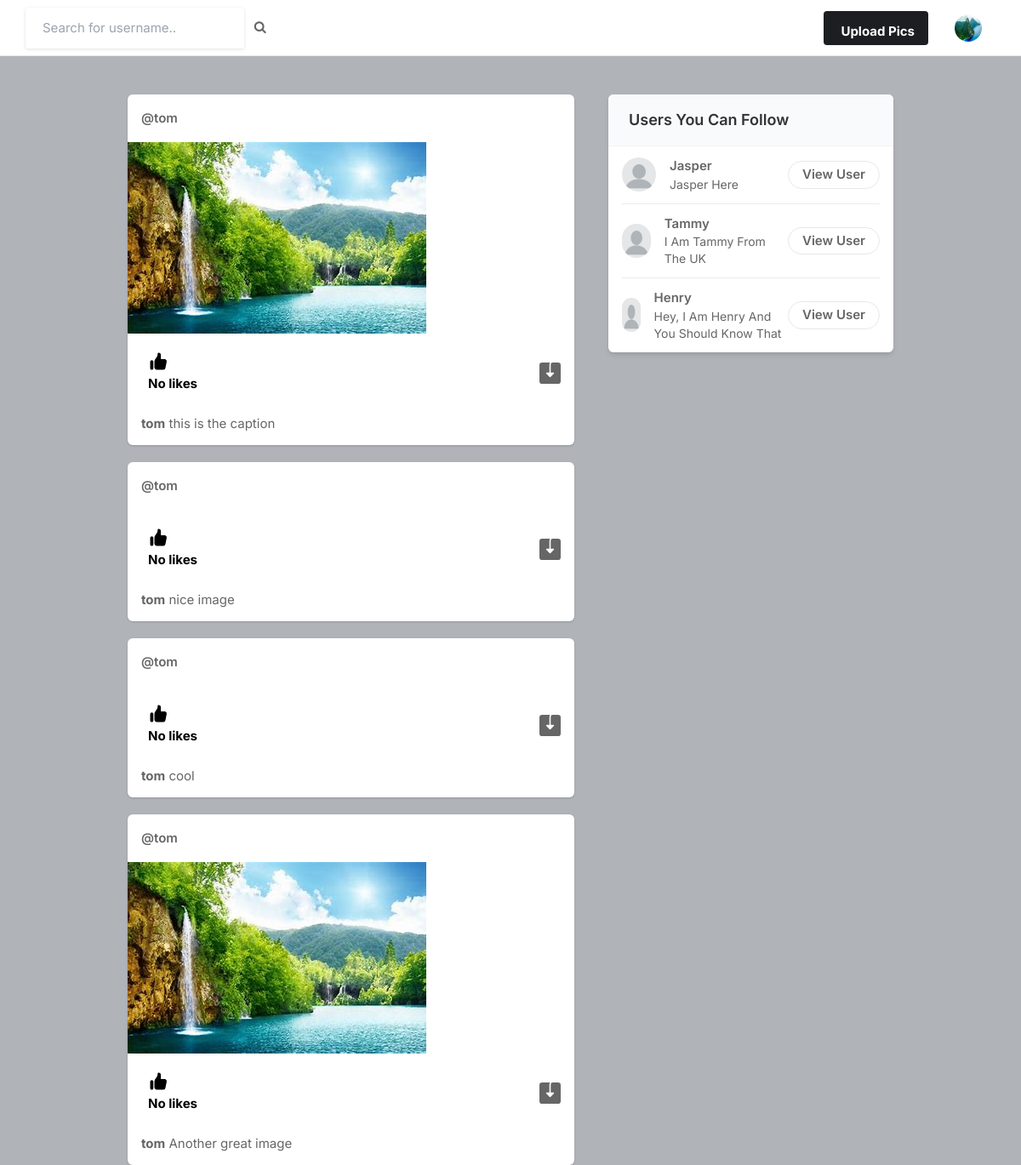
The page / (signed in) on the database its author committed.
### core/models.py (models this page shows, shortened)
class Profile(models.Model):
    user = models.ForeignKey(User, on_delete=models.CASCADE)
    id_user = models.IntegerField()
    bio = models.TextField(blank=True)
    profileimg = models.ImageField(upload_to='profile_images', default='blank-profile-picture.png')
    location = models.CharField(max_length=100, blank=True)

class Post(models.Model):
    id = models.UUIDField(primary_key=True, default=uuid.uuid4)
    user = models.CharField(max_length=100)
    image = models.ImageField(upload_to='post_images')
    caption = models.TextField()
    created_at = models.DateTimeField(default=datetime.now)
    no_of_likes = models.IntegerField(default=0)

### core/views.py (the view)
# urls.py: path('', views.index, name='index'),
@login_required(login_url='signin')
def index(request):
    user_object = User.objects.get(username=request.user.username)
    user_profile = Profile.objects.get(user=user_object)
    user_following_list = []
    feed = []
    user_following = FollowersCount.objects.filter(follower=request.user.username)
    for users in user_following:
        user_following_list.append(users.user)
    for usernames in user_following_list:
        feed_lists = Post.objects.filter(user=usernames)
        feed.append(feed_lists)
    feed_list = list(chain(*feed))
    all_users = User.objects.all()
    user_following_all = []
    for user in user_following:
        user_list = User.objects.get(username=user.user)
        user_following_all.append(user_list)
    new_suggestions_list = [x for x in list(all_users) if (x not in list(user_following_all))]
    current_user = User.objects.filter(username=request.user.username)
    final_suggestions_list = [x for x in list(new_suggestions_list) if ( x not in list(current_user))]
    random.shuffle(final_suggestions_list)
    username_profile = []
    username_profile_list = []
    for users in final_suggestions_list:
        username_profile.append(users.id)
    for ids in username_profile:
        profile_lists = Profile.objects.filter(id_user=ids)
        username_profile_list.append(profile_lists)
    suggestions_username_profile_list = list(chain(*username_profile_list))
    return render(request, 'index.html', {'user_profile': user_profile, 'posts':feed_list, 'suggestions_username_profile_list': suggestions_username_profile_list[:4]})

### templates/index.html (shortened to what this page needs)
{% load static %}
<!DOCTYPE html>
<html lang="en">
<head>
    <link rel="stylesheet" href="{% static 'assets/css/icons.css' %}">
    <link rel="stylesheet" href="{% static 'assets/css/uikit.css' %}">
    <link rel="stylesheet" href="{% static 'assets/css/style.css' %}">
    <link rel="stylesheet" href="{% static 'assets/css/tailwind.css' %}">
    <link rel="stylesheet" href="https://cdnjs.cloudflare.com/ajax/libs/font-awesome/4.7.0/css/font-awesome.min.css">
</head>
<body>
            <header>
                <div class="header_inner">
                    <form action="/search" method="POST">
                    <div class="left-side">
                            <input type="text" name="username" placeholder="Search for username..">&nbsp; &nbsp;
                            <button type="submit"><i class="fa fa-search fa-1x"></i></button>
                    </div>
                    </form>
                    <div class="right-side lg:pr-4">
                        <a href="#"
                            class="bg-pink-500 flex font-bold hidden hover:bg-pink-600 hover:text-white inline-block items-center lg:block max-h-10 mr-4 px-4 py-2 rounded shado text-white">
                              Upload Pics
                        </a>
                        <a href="#">
                            <img src="{{user_profile.profileimg.url}}" class="header-avatar" alt="">
                        </a>
                    </div>
                </div>
            </header>
            <div class="container m-auto">
                <div class="lg:flex justify-center lg:space-x-10 lg:space-y-0 space-y-5">
                    <div class="space-y-5 flex-shrink-0 lg:w-7/12">
                        {% for post in posts reversed %}
                        <div class="bg-white shadow rounded-md  -mx-2 lg:mx-0">
                            <div class="flex justify-between items-center px-4 py-3">
                                <div class="flex flex-1 items-center space-x-4">
                                    <span class="block font-semibold "><a href="/profile/{{post.user}}">@{{post.user}}</a></span>
                                </div>
                              <div>
                                <a href="#"> <i class="icon-feather-more-horizontal text-2xl hover:bg-gray-200 rounded-full p-2 transition -mr-1 "></i> </a>
                              </div>
                            </div>
                            <div uk-lightbox>
                                <a href="{{post.image.url}}">
                                    <img src="{{post.image.url}}" alt="">
                                </a>
                            </div>
                            <div class="py-3 px-4 space-y-3">
                                <div class="flex space-x-4 lg:font-bold">
                                    <a href="/like-post?post_id={{post.id}}" class="flex items-center space-x-2">
                                        <div class="p-2 rounded-full text-black">
                                            {% if post.no_of_likes == 0 %}
                                            <p>No likes</p>
                                            {% elif post.no_of_likes == 1 %}
                                            <p>Liked by {{post.no_of_likes}} person</p>
                                            {% else %}
                                            <p>Liked by {{post.no_of_likes}} people</p>
                                            {% endif %}
                                        </div>
                                    </a>
                                    <a href="{{post.image.url}}" class="flex items-center space-x-2 flex-1 justify-end" download>
                                    </a>
                                </div>
                                <p>
                                    <a href="/profile/{{post.user}}"><strong>{{post.user}}</strong></a> {{post.caption}}
                                </p>
                            </div>
                        </div>
                        {% endfor %}
                    </div>
                    <div class="lg:w-5/12">
                        <div class="bg-white  shadow-md rounded-md overflow-hidden">
                            <div class="bg-gray-50  border-b border-gray-100 flex items-baseline justify-between py-4 px-6 ">
                                <h2 class="font-semibold text-lg">Users You Can Follow</h2>
                            </div>
                            <div class="divide-gray-300 divide-gray-50 divide-opacity-50 divide-y px-4 ">
                                {% for suggestion in suggestions_username_profile_list %}
                                <div class="flex items-center justify-between py-3">
                                    <div class="flex flex-1 items-center space-x-4">
                                        <a href="/profile/{{suggestion.user}}">
                                            <img src="{{suggestion.profileimg.url}}" class="bg-gray-200 rounded-full w-10 h-10">
                                        </a>
                                        <div class="flex flex-col">
                                            <span class="block capitalize font-semibold"> {{suggestion.user}} </span>
                                            <span class="block capitalize text-sm"> {{suggestion.bio}} </span>
                                        </div>
                                    </div>
                                    <a href="/profile/{{suggestion.user}}" class="border border-gray-200 font-semibold px-4 py-1 rounded-full hover:bg-pink-600 hover:text-white hover:border-pink-600 "> View User </a>
                                </div>
                                {% endfor %}
                            </div>
                        </div>
                    </div>
                </div>
            </div>
</body>
</html>

### static/assets/css/style.css (style rules this page uses)
body { background-color: #B0B3B8!important; }
button { vertical-align: middle; }
input { height: 48px; line-height: 48px; padding: 0 20px; outline: none; font-size: 15px; color: #808080; max-width: 100%; width: 100%; -webkit-box-sizing: border-box; box-sizing: border-box; display: block; font-weight: 400; opacity: 1; border-radius: 4px; border: none; -webkit-box-shadow: 0 1px 4px 0px rgba(0, 0, 0, 0.12); box-shadow: 0 1px 4px 0px rgba(0, 0, 0, 0.12); }
input[type="text"], input[type="password"], input[type="email"], input[type="number"] { height: 48px; line-height: 48px; padding: 0 20px; outline: none; font-size: 15px; color: #808080; max-width: 100%; width: 100%; -webkit-box-sizing: border-box; box-sizing: border-box; display: block; font-weight: 400; opacity: 1; border-radius: 4px; border: none; -webkit-box-shadow: 0 1px 4px 0px rgba(0, 0, 0, 0.12); box-shadow: 0 1px 4px 0px rgba(0, 0, 0, 0.12); }
input { -webkit-transition: all 0.1s ease-in-out; transition: all 0.1s ease-in-out; }
::placeholder { color: #808080; opacity: 1; }
button { border: none; margin: 0; padding: 0; width: auto; overflow: visible; background: transparent; color: inherit; font: inherit; line-height: normal; cursor: pointer; }
a { color: #be185d; -webkit-transition: 0.3s; transition: 0.3s; outline: none !important; }
button { outline: none !important; }
img { max-width: 100%; }
body { color: #666; font-size: 15px; line-height: 27px; background-color: #f0f2f5; font-family: "Inter", sans-serif; text-transform: none; }
body p { font-size: 15px; line-height: 27px; }
h1, h2, h3, h4, h5, h6 { font-family: "Inter", sans-serif; text-transform: none; }
input[type="text"], input[type="password"], input[type="email"] { font-family: "Inter", sans-serif; text-transform: none; }
button, body .pac-container { font-family: "Inter", sans-serif; text-transform: none; }
h1, h2, h3, h4, h5, h6 { color: #333; font-weight: 500; margin: 0; padding: 0; }
h2 { font-size: 26px; }
b, strong { font-weight: 700 !important; }
@media (min-width: 1024px) { .container { max-width: 900px !important; padding-top: 45px; } }
header { background-color: #fff; left: 0; right: 0; top: 0; z-index: 99; height: 66px; display: -webkit-box; display: -ms-flexbox; display: flex; -webkit-box-align: center; -ms-flex-align: center; align-items: center; border-bottom: 1px solid #e5e7eb; }
header .header_inner { display: -webkit-box; display: -ms-flexbox; display: flex; -webkit-box-align: center; -ms-flex-align: center; align-items: center; max-width: 1090px; margin: auto; width: 100%; max-width: 100% !important; padding: 0 30px; }
header .header_inner .left-side { display: -webkit-box; display: -ms-flexbox; display: flex; -webkit-box-align: center; -ms-flex-align: center; align-items: center; }
header .header_inner .right-side { display: -webkit-box; display: -ms-flexbox; display: flex; -webkit-box-align: center; -ms-flex-align: center; align-items: center; -webkit-box-pack: end; -ms-flex-pack: end; justify-content: flex-end; margin-left: auto; }
header .header_inner .right-side .header-avatar { width: 32px; height: 32px; border-radius: 100%; margin-left: 15px; }

### rows shown on the page
Profile: profileimg (picture)
Post: user "tom", image (picture), no_of_likes "No likes", caption "this is the caption"
Post: user "tom", no_of_likes "No likes", caption "nice image"
Post: user "tom", no_of_likes "No likes", caption "cool"
Post: user "tom", image (picture), no_of_likes "No likes", caption "Another great image"
Profile: profileimg (placeholder picture), user "Jasper", bio "Jasper Here"
Profile: profileimg (placeholder picture), user "Tammy", bio "I Am Tammy From The UK"
Profile: profileimg (placeholder picture), user "Henry", bio "Hey, I Am Henry And You Should Know That"
